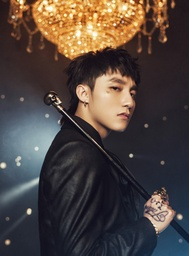
#> input picture lab5_20521881/img.jpg, 189 x 256 px, shrunk from 1500 x 2027 before the run, given in place of 9-ro.jpeg, which was not available; the run also reads 1 picture not shown here
$ jupyter execute template_matching.ipynb
#> lines starting #> are read from the running program, lines starting #| are printed output that depends on the picture; after the words box and inside, x2 and y2 are one past the last pixel; in counts of white or black regions, pixels touching at a corner belong together; pictures that were not available may be replaced by others from this repository, and a replacement may not be noted
[cell 1]
import numpy as np
import cv2
from matplotlib import pyplot as plt

[cell 2]
# Function chay qua lau, code function moi

def cross_corr(img, mask):
    max_row    = img.shape[0] - mask.shape[0] + 1
    max_col    = img.shape[1] - mask.shape[1] + 1

    output = np.zeros([max_row, max_col])

    for curr_row in range(0, max_row):
        for curr_col in range(0, max_col):
            for curr_mask_row in range(0, mask.shape[0]):
                for curr_mask_col in range(0, mask.shape[1]):
                    output[curr_row, curr_col] += img[curr_row + curr_mask_row, curr_col + curr_mask_col] * mask[curr_mask_row, curr_mask_col]

    return output;

[cell 3]
def cross_correlate2d(image, kernel):
    m, n = kernel.shape

    y, x = image.shape
    y = y - m + 1
    x = x - m + 1
    new_image = np.zeros((y,x))
    for i in range(y):
        for j in range(x):
                new_image[i][j] = np.sum(image[i:i+m, j:j+n]*kernel)
    return new_image

[cell 4]
# read img
image = cv2.imread('9-ro.jpeg')
#> image is the input picture: shape (256, 189, 3); mean B, G, R 62.8, 67.5, 78.5
template = cv2.imread('template.png')

[cell 5]
# convert rgb img into grayscale img to process
img_gray = cv2.cvtColor(image, cv2.COLOR_RGB2GRAY)
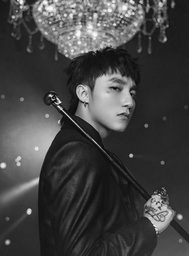
#> img_gray: shape (256, 189); min 4, max 251, mean 67.4
template_gray= cv2.cvtColor(template, cv2.COLOR_RGB2GRAY)

[cell 6]
#find cross correlate of 2 img
res = cross_correlate2d(img_gray, template_gray)
#> after the loop in cross_correlate2d, `for i in range(y):`:
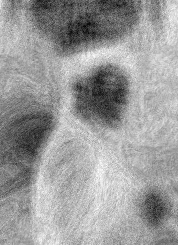
#> new_image: shape (245, 178) float64; min 11073, max 22387, mean 17955.8; drawn with min black and max white

plt.imshow(res, cmap='gray')
plt.show()

[cell 7]
#normalize
img_gray = img_gray  - img_gray.mean()
template_gray = template_gray  - template_gray.mean()

#find cross correlate of 2 img
res = cross_correlate2d(img_gray, template_gray)
#> after the loop in cross_correlate2d (call 2), `for i in range(y):`:
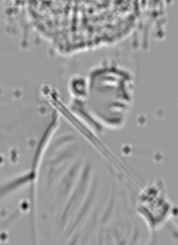
#> new_image: shape (245, 178) float64; min -468332.1, max 303525.7, mean 325.9; drawn with min black and max white

plt.imshow(res, cmap='gray')
plt.show()

[cell 8]
#function find position of the matching template and draw rectangle
def template_matching_ncc(src, temp):
    h, w = src.shape
    ht, wt = temp.shape

    score = np.empty((h-ht, w-wt))

    src = np.array(src, dtype="float")
    temp = np.array(temp, dtype="float")

    for dy in range(0, h - ht):
        for dx in range(0, w - wt):
            roi = src[dy:dy + ht, dx:dx + wt]

            num = np.sum(roi * temp)
            den = np.sqrt((np.sum(roi ** 2))) * np.sqrt(np.sum(temp ** 2))
            if den == 0:
                score[dy, dx] = 0
            score[dy, dx] = num / den

    pt = np.unravel_index(score.argmax(), score.shape)

    return (pt[1], pt[0])

[cell 9]
h, w= template_gray.shape
#> h = 12; w = 10

pos = template_matching_ncc(img_gray, template_gray)
#> after the loop in template_matching_ncc, `for dy in range(0, h - ht):`:
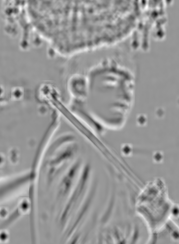
#> score: shape (244, 179) float64; min -0.741, max 0.521, mean 0.00707; drawn with min black and max white
#> in template_matching_ncc, `pt = np.unravel_index(score.argmax(), score.shape)`: pt = (217, 169)
#> pos = (169, 217)

cv2.rectangle(image, (pos[0], pos[1]), (pos[0] + w, pos[1] + h), (0, 0, 200), 3)
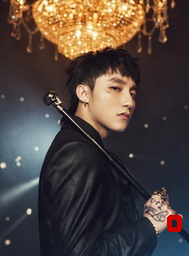
#> image: shape (256, 189, 3); 0.43% of pixels changed, all inside (x1, y1, x2, y2) = (167, 215, 182, 232)

cv2.imwrite("output.png", image)
#> Out = True

[cell 10]
plt.imshow(cv2.cvtColor(image, cv2.COLOR_BGR2RGB))
plt.show()
